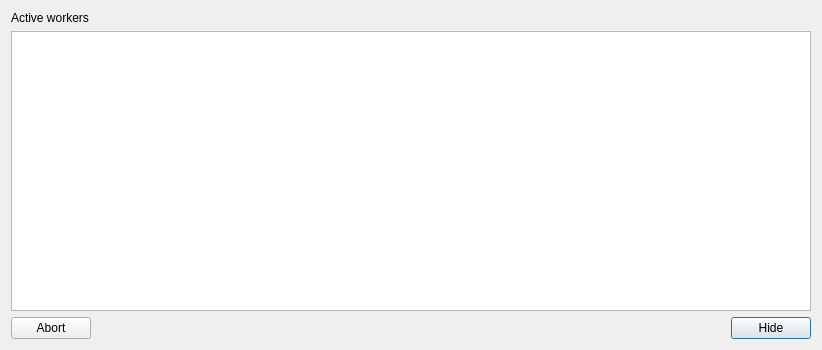
<?xml version="1.0" encoding="UTF-8"?>
<ui version="4.0">
 <class>CWorkerMonitor</class>
 <widget class="QWidget" name="CWorkerMonitor">
  <property name="geometry">
   <rect>
    <x>0</x>
    <y>0</y>
    <width>822</width>
    <height>350</height>
   </rect>
  </property>
  <property name="windowTitle">
   <string>Background workers monitor</string>
  </property>
  <layout class="QVBoxLayout" name="verticalLayout">
   <item>
    <widget class="QLabel" name="label">
     <property name="text">
      <string>Active workers</string>
     </property>
     <property name="buddy">
      <cstring>table</cstring>
     </property>
    </widget>
   </item>
   <item>
    <widget class="QTableView" name="table">
     <property name="editTriggers">
      <set>QAbstractItemView::NoEditTriggers</set>
     </property>
     <property name="alternatingRowColors">
      <bool>true</bool>
     </property>
     <property name="selectionMode">
      <enum>QAbstractItemView::SingleSelection</enum>
     </property>
     <property name="selectionBehavior">
      <enum>QAbstractItemView::SelectRows</enum>
     </property>
    </widget>
   </item>
   <item>
    <layout class="QHBoxLayout" name="horizontalLayout">
     <item>
      <widget class="QPushButton" name="buttonAbort">
       <property name="text">
        <string>Abort</string>
       </property>
      </widget>
     </item>
     <item>
      <spacer name="horizontalSpacer">
       <property name="orientation">
        <enum>Qt::Horizontal</enum>
       </property>
       <property name="sizeHint" stdset="0">
        <size>
         <width>40</width>
         <height>20</height>
        </size>
       </property>
      </spacer>
     </item>
     <item>
      <widget class="QPushButton" name="buttonHide">
       <property name="text">
        <string>Hide</string>
       </property>
       <property name="default">
        <bool>true</bool>
       </property>
      </widget>
     </item>
    </layout>
   </item>
  </layout>
 </widget>
 <resources/>
 <connections>
  <connection>
   <sender>buttonHide</sender>
   <signal>clicked()</signal>
   <receiver>CWorkerMonitor</receiver>
   <slot>hide()</slot>
   <hints>
    <hint type="sourcelabel">
     <x>753</x>
     <y>325</y>
    </hint>
    <hint type="destinationlabel">
     <x>431</x>
     <y>6</y>
    </hint>
   </hints>
  </connection>
 </connections>
</ui>
